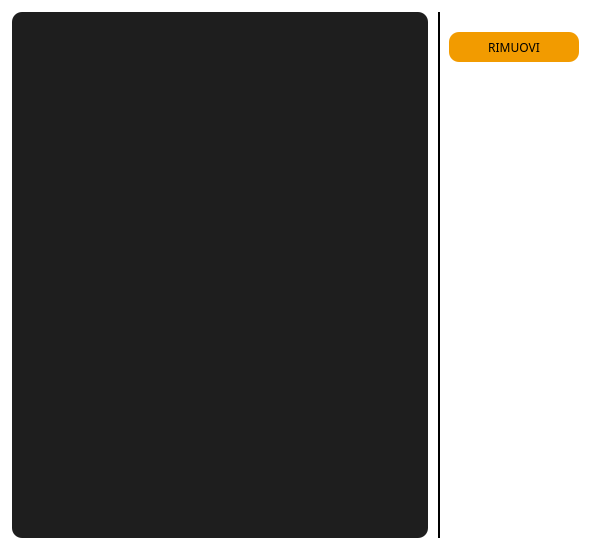
<?xml version="1.0" encoding="UTF-8"?>
<ui version="4.0">
 <class>Form</class>
 <widget class="QWidget" name="Form">
  <property name="geometry">
   <rect>
    <x>0</x>
    <y>0</y>
    <width>600</width>
    <height>550</height>
   </rect>
  </property>
  <property name="minimumSize">
   <size>
    <width>500</width>
    <height>450</height>
   </size>
  </property>
  <property name="maximumSize">
   <size>
    <width>600</width>
    <height>550</height>
   </size>
  </property>
  <property name="windowTitle">
   <string>Form</string>
  </property>
  <property name="styleSheet">
   <string notr="true">background-color: rgb(255, 255, 255);
color: rgb(0, 0, 0);
border:none;</string>
  </property>
  <layout class="QVBoxLayout" name="verticalLayout">
   <property name="spacing">
    <number>6</number>
   </property>
   <property name="leftMargin">
    <number>12</number>
   </property>
   <property name="topMargin">
    <number>12</number>
   </property>
   <property name="rightMargin">
    <number>12</number>
   </property>
   <property name="bottomMargin">
    <number>12</number>
   </property>
   <item>
    <widget class="QFrame" name="frame">
     <property name="frameShape">
      <enum>QFrame::StyledPanel</enum>
     </property>
     <property name="frameShadow">
      <enum>QFrame::Raised</enum>
     </property>
     <layout class="QHBoxLayout" name="horizontalLayout">
      <property name="spacing">
       <number>0</number>
      </property>
      <property name="leftMargin">
       <number>0</number>
      </property>
      <property name="topMargin">
       <number>0</number>
      </property>
      <property name="rightMargin">
       <number>0</number>
      </property>
      <property name="bottomMargin">
       <number>0</number>
      </property>
      <item>
       <widget class="QFrame" name="frame_3">
        <property name="sizePolicy">
         <sizepolicy hsizetype="Expanding" vsizetype="Expanding">
          <horstretch>0</horstretch>
          <verstretch>0</verstretch>
         </sizepolicy>
        </property>
        <property name="frameShape">
         <enum>QFrame::StyledPanel</enum>
        </property>
        <property name="frameShadow">
         <enum>QFrame::Raised</enum>
        </property>
        <layout class="QHBoxLayout" name="horizontalLayout_2">
         <property name="spacing">
          <number>0</number>
         </property>
         <property name="leftMargin">
          <number>0</number>
         </property>
         <property name="topMargin">
          <number>0</number>
         </property>
         <property name="rightMargin">
          <number>0</number>
         </property>
         <property name="bottomMargin">
          <number>0</number>
         </property>
         <item>
          <widget class="QListView" name="list_view">
           <property name="font">
            <font>
             <family>Tiro Kannada</family>
             <pointsize>12</pointsize>
            </font>
           </property>
           <property name="cursor" stdset="0">
            <cursorShape>PointingHandCursor</cursorShape>
           </property>
           <property name="styleSheet">
            <string notr="true">QListView{
background-color:rgba(0,0,0,225);
border-radius:10px;
color:white;
padding-left:5px;
padding-top:10px;
padding-right:5px;
}

QListView::item:selected {
border-radius:3px;
background-color: rgb(242, 155, 0);
color:black;
}</string>
           </property>
          </widget>
         </item>
         <item>
          <spacer name="horizontalSpacer">
           <property name="orientation">
            <enum>Qt::Horizontal</enum>
           </property>
           <property name="sizeType">
            <enum>QSizePolicy::Fixed</enum>
           </property>
           <property name="sizeHint" stdset="0">
            <size>
             <width>10</width>
             <height>20</height>
            </size>
           </property>
          </spacer>
         </item>
        </layout>
       </widget>
      </item>
      <item>
       <widget class="QFrame" name="frame_4">
        <property name="sizePolicy">
         <sizepolicy hsizetype="Expanding" vsizetype="Expanding">
          <horstretch>0</horstretch>
          <verstretch>0</verstretch>
         </sizepolicy>
        </property>
        <property name="maximumSize">
         <size>
          <width>150</width>
          <height>16777215</height>
         </size>
        </property>
        <property name="styleSheet">
         <string notr="true">border-left:2px solid black;</string>
        </property>
        <property name="frameShape">
         <enum>QFrame::StyledPanel</enum>
        </property>
        <property name="frameShadow">
         <enum>QFrame::Raised</enum>
        </property>
        <layout class="QVBoxLayout" name="verticalLayout_3">
         <property name="spacing">
          <number>15</number>
         </property>
         <property name="leftMargin">
          <number>9</number>
         </property>
         <property name="topMargin">
          <number>20</number>
         </property>
         <property name="rightMargin">
          <number>9</number>
         </property>
         <property name="bottomMargin">
          <number>9</number>
         </property>
         <item>
          <widget class="QPushButton" name="rimuovi_button">
           <property name="minimumSize">
            <size>
             <width>0</width>
             <height>30</height>
            </size>
           </property>
           <property name="font">
            <font>
             <family>Tiro Kannada</family>
            </font>
           </property>
           <property name="cursor">
            <cursorShape>PointingHandCursor</cursorShape>
           </property>
           <property name="styleSheet">
            <string notr="true">QPushButton{
   
	background-color: rgb(242, 155, 0);
     border:none;
     
	color: rgb(0, 0, 0);
     border-radius:10px;
   
}</string>
           </property>
           <property name="text">
            <string>RIMUOVI</string>
           </property>
           <property name="icon">
            <iconset resource="../../home/view/res.qrc">
             <normaloff>:/icone/icone/cuore-spezzato.png</normaloff>:/icone/icone/cuore-spezzato.png</iconset>
           </property>
          </widget>
         </item>
         <item>
          <spacer name="verticalSpacer">
           <property name="orientation">
            <enum>Qt::Vertical</enum>
           </property>
           <property name="sizeHint" stdset="0">
            <size>
             <width>20</width>
             <height>40</height>
            </size>
           </property>
          </spacer>
         </item>
        </layout>
       </widget>
      </item>
     </layout>
    </widget>
   </item>
  </layout>
 </widget>
 <resources>
  <include location="../../home/view/res.qrc"/>
 </resources>
 <connections/>
</ui>
